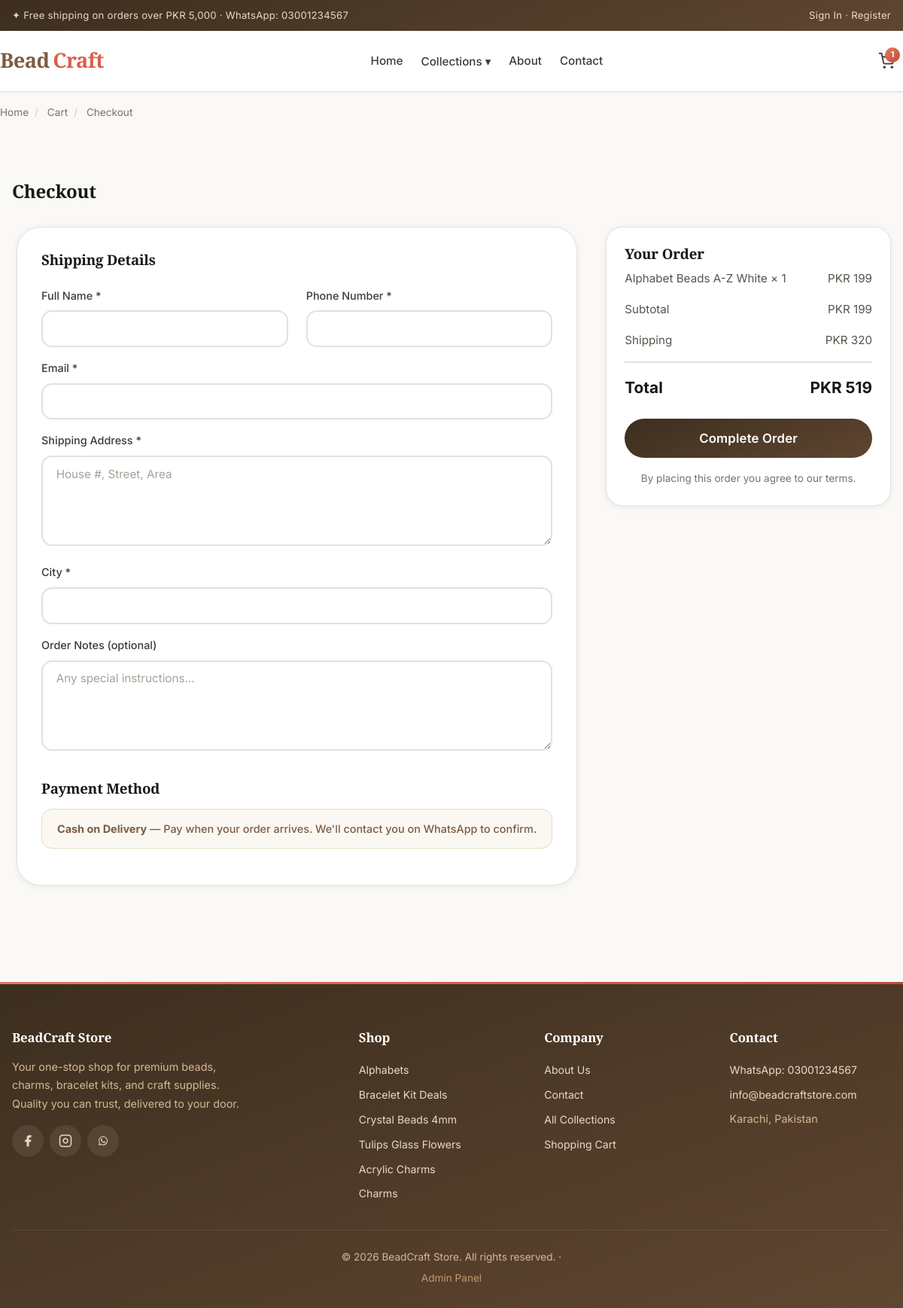
Screenshot of /checkout.php?buy_now=1 with the database file from the repository.
### tables this page shows
CREATE TABLE IF NOT EXISTS products (
  id          INT AUTO_INCREMENT PRIMARY KEY,
  category_id INT NOT NULL,
  name        VARCHAR(200) NOT NULL,
  slug        VARCHAR(200) NOT NULL UNIQUE,
  description TEXT,
  price       DECIMAL(10,2) NOT NULL,
  sale_price  DECIMAL(10,2) NULL,
  stock       INT DEFAULT 0,
  image       VARCHAR(255),
  gallery     TEXT,             
  is_featured TINYINT(1) DEFAULT 0,
  is_active   TINYINT(1) DEFAULT 1,
  created_at  TIMESTAMP DEFAULT CURRENT_TIMESTAMP,
  FOREIGN KEY (category_id) REFERENCES categories(id) ON DELETE RESTRICT
);

CREATE TABLE IF NOT EXISTS categories (
  id          INT AUTO_INCREMENT PRIMARY KEY,
  parent_id   INT NULL,
  name        VARCHAR(150) NOT NULL,
  slug        VARCHAR(150) NOT NULL UNIQUE,
  description TEXT,
  image       VARCHAR(255),
  sort_order  INT DEFAULT 0,
  is_featured TINYINT(1) DEFAULT 0,
  created_at  TIMESTAMP DEFAULT CURRENT_TIMESTAMP,
  FOREIGN KEY (parent_id) REFERENCES categories(id) ON DELETE SET NULL
);

### config/functions.php (called while the page is built, shortened)
<?php
require_once __DIR__ . '/database.php';
function e($value) {
    return htmlspecialchars($value ?? '', ENT_QUOTES, 'UTF-8');
}
function setting($key, $default = '') {
    static $cache = null;
    if ($cache === null) {
        $cache = [];
        $rows = db()->query('SELECT skey, sval FROM settings')->fetchAll();
        foreach ($rows as $row) $cache[$row['skey']] = $row['sval'];
    }
    return $cache[$key] ?? $default;
}
function money($amount) {
    return CURRENCY . ' ' . number_format((float)$amount, 0);
}
function get_categories() {
    return db()->query('SELECT * FROM categories ORDER BY sort_order, name')->fetchAll();
}
function get_cart() {
    return $_SESSION['cart'] ?? [];
}
function cart_count() {
    $cart = get_cart();
    $count = 0;
    foreach ($cart as $item) $count += $item['quantity'];
    return $count;
}
function cart_subtotal() {
    $cart = get_cart();
    $total = 0;
    foreach ($cart as $item) $total += $item['price'] * $item['quantity'];
    return $total;
}
function add_to_cart($product_id, $quantity = 1) {
    $stmt = db()->prepare('SELECT * FROM products WHERE id = ?');
    $stmt->execute([$product_id]);
    return true;
}
function is_logged_in() {
    return isset($_SESSION['customer_id']);
}
function current_customer() {
    if (!is_logged_in()) return null;
    $stmt = db()->prepare('SELECT * FROM customers WHERE id = ?');
    $stmt->execute([$_SESSION['customer_id']]);
    return $stmt->fetch();
}

### config/database.php (called while the page is built, shortened)
<?php
function db() {
    static $pdo = null;
    if ($pdo === null) {
        $dsn = 'mysql:host=' . DB_HOST . ';dbname=' . DB_NAME . ';charset=' . DB_CHARSET;
        try {
            $pdo = new PDO($dsn, DB_USER, DB_PASS, [
                PDO::ATTR_ERRMODE            => PDO::ERRMODE_EXCEPTION,
                PDO::ATTR_DEFAULT_FETCH_MODE => PDO::FETCH_ASSOC,
                PDO::ATTR_EMULATE_PREPARES   => false,
            ]);
        } catch (PDOException $e) {
            die('Database connection failed: ' . $e->getMessage());
        }
    }
    return $pdo;
}

### checkout.php (the view, shortened to what this page needs)
<?php
require_once __DIR__ . '/config/functions.php';
if (isset($_GET['buy_now']) && !empty($_GET['buy_now'])) {
    add_to_cart((int)$_GET['buy_now'], 1);
}
$customer = current_customer();
$subtotal = cart_subtotal();
$shipping = $subtotal >= 5000 ? 0 : (float)setting('shipping_fee', 320);
$total = $subtotal + $shipping;
include __DIR__ . '/includes/header.php';
?>
<div class="breadcrumb container">
    <a href="index.php">Home</a><span class="sep">/</span>
    <a href="cart.php">Cart</a><span class="sep">/</span>
    <span>Checkout</span>
</div>
<section class="section">
    <div class="container">
        <h1 class="mb-4">Checkout</h1>
        <form method="post" action="order-place.php" class="grid" style="grid-template-columns:2fr 1fr;gap:2rem;align-items:start">
            <div class="form-card" style="max-width:none;box-shadow:var(--shadow-sm)">
                <h3 class="mb-3">Shipping Details</h3>
                <div class="grid grid-2">
                    <div class="form-group">
                        <label>Full Name *</label>
                        <input type="text" name="customer_name" class="form-control" required value="<?= e($customer['name'] ?? '') ?>">
                    </div>
                    <div class="form-group">
                        <label>Phone Number *</label>
                        <input type="tel" name="customer_phone" class="form-control" required value="<?= e($customer['phone'] ?? '') ?>">
                    </div>
                </div>
                <div class="form-group">
                    <label>Email *</label>
                    <input type="email" name="customer_email" class="form-control" required value="<?= e($customer['email'] ?? '') ?>">
                </div>
                <div class="form-group">
                    <label>Shipping Address *</label>
                    <textarea name="shipping_address" class="form-control" rows="3" required placeholder="House #, Street, Area"><?= e($customer['address'] ?? '') ?></textarea>
                </div>
                <div class="form-group">
                    <label>City *</label>
                    <input type="text" name="city" class="form-control" required value="<?= e($customer['city'] ?? '') ?>">
                </div>
                <div class="form-group">
                    <label>Order Notes (optional)</label>
                    <textarea name="notes" class="form-control" rows="2" placeholder="Any special instructions..."></textarea>
                </div>
                <h3 class="mb-2 mt-4">Payment Method</h3>
                <div class="alert alert-info">
                    <strong>Cash on Delivery</strong> — Pay when your order arrives. We'll contact you on WhatsApp to confirm.
                </div>
            </div>
            <div class="order-summary" style="position:sticky;top:100px">
                <h3>Your Order</h3>
                <?php foreach ($cart as $item): ?>
                    <div class="summary-row">
                        <span><?= e($item['name']) ?> × <?= $item['quantity'] ?></span>
                        <span><?= money($item['price'] * $item['quantity']) ?></span>
                    </div>
                <?php endforeach; ?>
                <div class="summary-row"><span>Subtotal</span><span><?= money($subtotal) ?></span></div>
                <div class="summary-row"><span>Shipping</span><span><?= $shipping == 0 ? 'Free' : money($shipping) ?></span></div>
                <div class="summary-row total"><span>Total</span><span><?= money($total) ?></span></div>
                <button type="submit" class="btn btn-primary btn-block btn-lg mt-2">Complete Order</button>
                <p class="text-muted text-center mt-2" style="font-size:0.85rem">By placing this order you agree to our terms.</p>
            </div>
        </form>
    </div>
</section>
<?php include __DIR__ . '/includes/footer.php'; ?>

### includes/footer.php (shortened to what this page needs)
<?php
$fb = setting('facebook');
$ig = setting('instagram');
$wa  = setting('whatsapp');
$email = setting('email');
$addr  = setting('address');
$cats = get_categories();
?>
</main>
<footer class="footer">
    <div class="container">
        <div class="footer-grid">
            <div>
                <h4>BeadCraft Store</h4>
                <p style="color:var(--primary-300);font-size:0.9rem;line-height:1.7;margin-bottom:1rem;max-width:320px">
                    Your one-stop shop for premium beads, charms, bracelet kits, and craft supplies. Quality you can trust, delivered to your door.
                </p>
                <div class="social-links">
                    <a href="<?= e($fb) ?>" aria-label="Facebook"><svg width="18" height="18" viewBox="0 0 24 24" fill="currentColor"><path d="M18 2h-3a5 5 0 0 0-5 5v3H7v4h3v8h4v-8h3l1-4h-4V7a1 1 0 0 1 1-1h3z"/></svg></a>
                    <a href="<?= e($ig) ?>" aria-label="Instagram"><svg width="18" height="18" viewBox="0 0 24 24" fill="none" stroke="currentColor" stroke-width="2"><rect x="2" y="2" width="20" height="20" rx="5"/><path d="M16 11.37A4 4 0 1 1 12.63 8 4 4 0 0 1 16 11.37z"/><line x1="17.5" y1="6.5" x2="17.51" y2="6.5"/></svg></a>
                    <a href="https://wa.me/<?= e(preg_replace('/\D/', '', $wa)) ?>" aria-label="WhatsApp"></a>
                </div>
            </div>
            <div>
                <h4>Shop</h4>
                <?php foreach (array_slice($cats, 0, 6) as $cat): ?>
                    <a href="category.php?slug=<?= e($cat['slug']) ?>"><?= e($cat['name']) ?></a>
                <?php endforeach; ?>
            </div>
            <div>
                <h4>Company</h4>
                <a href="about.php">About Us</a>
                <a href="contact.php">Contact</a>
                <a href="collections.php">All Collections</a>
                <a href="cart.php">Shopping Cart</a>
            </div>
            <div>
                <h4>Contact</h4>
                <a href="tel:<?= e($wa) ?>">WhatsApp: <?= e($wa) ?></a>
                <a href="mailto:<?= e($email) ?>"><?= e($email) ?></a>
                <span style="color:var(--primary-300);font-size:0.9rem;display:block;padding:0.25rem 0"><?= e($addr) ?></span>
            </div>
        </div>
        <div class="footer-bottom">
            &copy; <?= date('Y') ?> <?= e(SITE_NAME) ?>. All rights reserved. · <a href="admin/login.php" style="color:var(--primary-400);font-size:0.85rem">Admin Panel</a>
        </div>
    </div>
</footer>
</body>
</html>

### rows the page displays
products: name "Alphabet Beads A-Z White", quantity "1", money($item['price']*$item['quantity']) "PKR 199"
categories: name "Alphabets"
categories: name "Bracelet Kit Deals"
categories: name "Crystal Beads 4mm"
categories: name "Tulips Glass Flowers"
categories: name "Acrylic Charms"
categories: name "Charms"

### other values shown
$whatsapp "03001234567"
$cartCount "1"
money($subtotal) "PKR 199"
money($shipping) "PKR 320"
money($total) "PKR 519"
$wa "03001234567"
$email "info@beadcraftstore.com"
$addr "Karachi, Pakistan"
SITE_NAME "BeadCraft Store"
